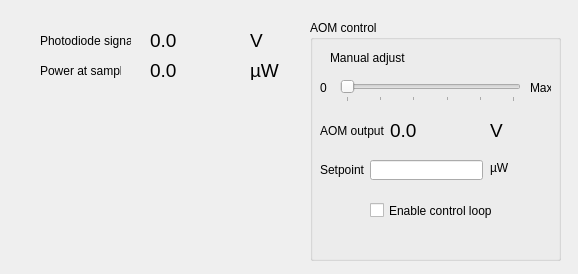
<?xml version="1.0" encoding="UTF-8"?>
<ui version="4.0">
 <class>MainWindow</class>
 <widget class="QMainWindow" name="MainWindow">
  <property name="geometry">
   <rect>
    <x>0</x>
    <y>0</y>
    <width>578</width>
    <height>274</height>
   </rect>
  </property>
  <property name="windowTitle">
   <string>APD reading</string>
  </property>
  <widget class="QWidget" name="centralwidget">
   <widget class="QLabel" name="label">
    <property name="geometry">
     <rect>
      <x>40</x>
      <y>30</y>
      <width>91</width>
      <height>21</height>
     </rect>
    </property>
    <property name="text">
     <string>Photodiode signal</string>
    </property>
   </widget>
   <widget class="QLabel" name="label_2">
    <property name="geometry">
     <rect>
      <x>250</x>
      <y>30</y>
      <width>60</width>
      <height>20</height>
     </rect>
    </property>
    <property name="font">
     <font>
      <family>Arial</family>
      <pointsize>14</pointsize>
     </font>
    </property>
    <property name="text">
     <string>V</string>
    </property>
   </widget>
   <widget class="QLabel" name="label_3">
    <property name="geometry">
     <rect>
      <x>40</x>
      <y>60</y>
      <width>81</width>
      <height>21</height>
     </rect>
    </property>
    <property name="text">
     <string>Power at sample</string>
    </property>
   </widget>
   <widget class="QLabel" name="label_4">
    <property name="geometry">
     <rect>
      <x>250</x>
      <y>60</y>
      <width>60</width>
      <height>20</height>
     </rect>
    </property>
    <property name="font">
     <font>
      <family>Arial</family>
      <pointsize>14</pointsize>
     </font>
    </property>
    <property name="text">
     <string>µW</string>
    </property>
   </widget>
   <widget class="QLabel" name="voltage_readout">
    <property name="geometry">
     <rect>
      <x>150</x>
      <y>30</y>
      <width>91</width>
      <height>21</height>
     </rect>
    </property>
    <property name="font">
     <font>
      <family>Arial</family>
      <pointsize>14</pointsize>
     </font>
    </property>
    <property name="text">
     <string>0.0</string>
    </property>
   </widget>
   <widget class="QLabel" name="power_readout">
    <property name="geometry">
     <rect>
      <x>150</x>
      <y>60</y>
      <width>91</width>
      <height>21</height>
     </rect>
    </property>
    <property name="font">
     <font>
      <family>Arial</family>
      <pointsize>14</pointsize>
     </font>
    </property>
    <property name="text">
     <string>0.0</string>
    </property>
   </widget>
   <widget class="PlotWidget" name="plot" native="true">
    <property name="geometry">
     <rect>
      <x>10</x>
      <y>100</y>
      <width>291</width>
      <height>161</height>
     </rect>
    </property>
   </widget>
   <widget class="QGroupBox" name="groupBox">
    <property name="geometry">
     <rect>
      <x>310</x>
      <y>20</y>
      <width>251</width>
      <height>241</height>
     </rect>
    </property>
    <property name="title">
     <string>AOM control</string>
    </property>
    <widget class="QSlider" name="output_adj">
     <property name="geometry">
      <rect>
       <x>30</x>
       <y>60</y>
       <width>181</width>
       <height>22</height>
      </rect>
     </property>
     <property name="maximum">
      <number>50</number>
     </property>
     <property name="singleStep">
      <number>1</number>
     </property>
     <property name="orientation">
      <enum>Qt::Horizontal</enum>
     </property>
     <property name="tickPosition">
      <enum>QSlider::TicksBelow</enum>
     </property>
     <property name="tickInterval">
      <number>10</number>
     </property>
    </widget>
    <widget class="QLabel" name="label_5">
     <property name="geometry">
      <rect>
       <x>20</x>
       <y>30</y>
       <width>81</width>
       <height>16</height>
      </rect>
     </property>
     <property name="text">
      <string>Manual adjust</string>
     </property>
    </widget>
    <widget class="QLabel" name="label_6">
     <property name="geometry">
      <rect>
       <x>10</x>
       <y>60</y>
       <width>16</width>
       <height>16</height>
      </rect>
     </property>
     <property name="text">
      <string>0</string>
     </property>
    </widget>
    <widget class="QLabel" name="label_7">
     <property name="geometry">
      <rect>
       <x>220</x>
       <y>60</y>
       <width>21</width>
       <height>16</height>
      </rect>
     </property>
     <property name="text">
      <string>Max</string>
     </property>
    </widget>
    <widget class="QLabel" name="label_8">
     <property name="geometry">
      <rect>
       <x>10</x>
       <y>100</y>
       <width>71</width>
       <height>21</height>
      </rect>
     </property>
     <property name="text">
      <string>AOM output</string>
     </property>
    </widget>
    <widget class="QLabel" name="aom_out">
     <property name="geometry">
      <rect>
       <x>80</x>
       <y>100</y>
       <width>81</width>
       <height>21</height>
      </rect>
     </property>
     <property name="font">
      <font>
       <family>Arial</family>
       <pointsize>14</pointsize>
      </font>
     </property>
     <property name="text">
      <string>0.0</string>
     </property>
    </widget>
    <widget class="QLabel" name="label_9">
     <property name="geometry">
      <rect>
       <x>180</x>
       <y>100</y>
       <width>60</width>
       <height>20</height>
      </rect>
     </property>
     <property name="font">
      <font>
       <family>Arial</family>
       <pointsize>14</pointsize>
      </font>
     </property>
     <property name="text">
      <string>V</string>
     </property>
    </widget>
    <widget class="QLineEdit" name="setpoint">
     <property name="geometry">
      <rect>
       <x>60</x>
       <y>140</y>
       <width>113</width>
       <height>20</height>
      </rect>
     </property>
    </widget>
    <widget class="QLabel" name="label_10">
     <property name="geometry">
      <rect>
       <x>10</x>
       <y>140</y>
       <width>47</width>
       <height>20</height>
      </rect>
     </property>
     <property name="text">
      <string>Setpoint</string>
     </property>
    </widget>
    <widget class="QLabel" name="label_11">
     <property name="geometry">
      <rect>
       <x>180</x>
       <y>140</y>
       <width>47</width>
       <height>16</height>
      </rect>
     </property>
     <property name="text">
      <string>µW</string>
     </property>
    </widget>
    <widget class="QCheckBox" name="pid_enable">
     <property name="geometry">
      <rect>
       <x>60</x>
       <y>180</y>
       <width>131</width>
       <height>21</height>
      </rect>
     </property>
     <property name="text">
      <string>Enable control loop</string>
     </property>
    </widget>
   </widget>
  </widget>
 </widget>
 <customwidgets>
  <customwidget>
   <class>PlotWidget</class>
   <extends>QWidget</extends>
   <header>pyqtgraph</header>
   <container>1</container>
  </customwidget>
 </customwidgets>
 <resources/>
 <connections/>
</ui>
